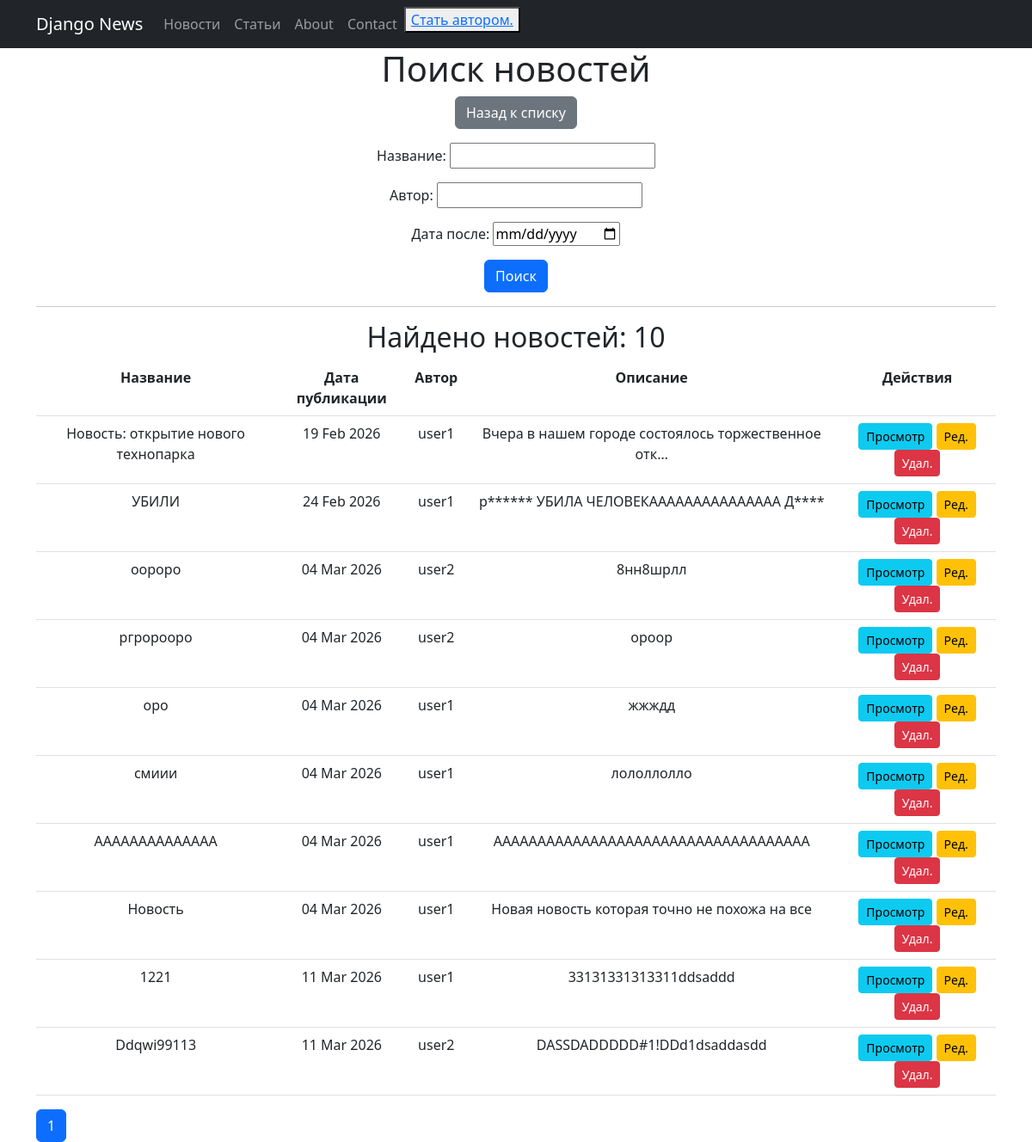
The app's page /news/search/ with its own data.
### newsapp/models.py (models this page shows, shortened)
class Post(models.Model):
    author = models.ForeignKey(Author, on_delete=models.CASCADE)
    NEWS = 'NW'
    ARTICLE = 'AR'
    CATEGORY_CHOICES = (
        (NEWS, 'Новость'),
        (ARTICLE, 'Статья'),
    )
    post_type = models.CharField(max_length=2, choices=CATEGORY_CHOICES, default=NEWS)
    date = models.DateTimeField(auto_now_add=True)
    category = models.ManyToManyField(Category, through='PostCategory')
    title = models.CharField(max_length=100)
    content = models.TextField()
    postRating = models.SmallIntegerField(default=0)

class Author(models.Model):
    user = models.OneToOneField(User, on_delete=models.CASCADE)
    author_rating = models.SmallIntegerField(default=0)

### newsapp/views.py (the view)
# urls.py: path('search/', NewsSearch.as_view(), name='news_search'),
class NewsSearch(ListView):
    model = Post
    template_name = 'search.html'
    context_object_name = 'news'
    paginate_by = 10
    def get_queryset(self):
        queryset = Post.objects.filter(post_type='NW')
        self.filterset = PostFilter(self.request.GET, queryset)
        return self.filterset.qs
    def get_context_data(self, **kwargs):
        context = super().get_context_data(**kwargs)
        context['filterset'] = self.filterset
        if self.request.user.is_authenticated:
            context['is_not_premium'] = not self.request.user.groups.filter(name='author').exists()
        else:
            context['is_not_premium'] = True
        return context

### newsapp/templatetags/custom_filters.py (called while the page is built)
@register.filter
def censor(value):
    censored_words = {'редиска', 'дурак', 'идиот'}
    if not isinstance(value, str):
        raise ValueError("Фильтр censor может применяться только к строкам")
    result = []
    word_buffer = []
    def process_word(word_chars):
        if not word_chars:
            return ''
        word = ''.join(word_chars)
        if word.lower() in censored_words:
            return word[0] + '*' * (len(word) - 1)
        else:
            return word
    for char in value:
        if char.isalpha():
            word_buffer.append(char)
        else:
            result.append(process_word(word_buffer))
            word_buffer = []
            result.append(char)
    result.append(process_word(word_buffer))
    return ''.join(result)

### templates/search.html (shortened to what this page needs)
{% extends 'default.html' %}
{% load custom_filters %}
{% load custom_tags %}
{% block content %}
    <h1>Поиск новостей</h1>
    <div class="mb-3">
        <a href="{% url 'news_list' %}" class="btn btn-secondary">Назад к списку</a>
    </div>
    <form action="" method="get">
        {{ filterset.form.as_p }}
        <input type="submit" value="Поиск" class="btn btn-primary"/>
    </form>
    <hr>
    <h2>Найдено новостей: {{ news|length }}</h2>
    <table class="table">
        <tr>
            <th>Название</th>
            <th>Дата публикации</th>
            <th>Автор</th>
            <th>Описание</th>
            <th>Действия</th>
        </tr>
        {% for new in news %}
            <tr>
                <td>{{ new.title|censor }}</td>
                <td>{{ new.date|date:'d M Y' }}</td>
                <td>{{ new.author.user.username }}</td>
                <td>{{ new.content|censor|truncatechars:50 }}</td>
                <td>
                    <a href="{% url 'new_detail' new.pk %}" class="btn btn-sm btn-info">Просмотр</a>
                    <a href="{% url 'news_edit' new.pk %}" class="btn btn-sm btn-warning">Ред.</a>
                    <a href="{% url 'news_delete' new.pk %}" class="btn btn-sm btn-danger">Удал.</a>
                </td>
            </tr>
        {% empty %}
            <tr>
                <td colspan="5">Ничего не найдено.</td>
            </tr>
        {% endfor %}
    </table>
    <div class="pagination">
        <span class="btn btn-primary">{{ page_obj.number }}</span>
    </div>
{% endblock content %}

### records on screen
Post: title|censor "Новость: открытие нового технопарка", date "19 Feb 2026", author.user.username "user1", content|censor "Вчера в нашем городе состоялось торжественное отк…"
Post: title|censor "УБИЛИ", date "24 Feb 2026", author.user.username "user1", content|censor "р****** УБИЛА ЧЕЛОВЕКААААААААААААААА Д****"
Post: title|censor "оороро", date "04 Mar 2026", author.user.username "user2", content|censor "8нн8шрлл"
Post: title|censor "ргророоро", date "04 Mar 2026", author.user.username "user2", content|censor "ороор"
Post: title|censor "оро", date "04 Mar 2026", author.user.username "user1", content|censor "жжждд"
Post: title|censor "смиии", date "04 Mar 2026", author.user.username "user1", content|censor "лололлолло"
Post: title|censor "АААААААААААААА", date "04 Mar 2026", author.user.username "user1", content|censor "АААААААААААААААААААААААААААААААААААА"
Post: title|censor "Новость", date "04 Mar 2026", author.user.username "user1", content|censor "Новая новость которая точно не похожа на все"
Post: title|censor "1221", date "11 Mar 2026", author.user.username "user1", content|censor "33131331313311ddsaddd"
Post: title|censor "Ddqwi99113", date "11 Mar 2026", author.user.username "user2", content|censor "DASSDADDDDD#1!DDd1dsaddasdd"

### other values on screen
{{ news|length }} "10"
{{ page_obj.number }} "1"
